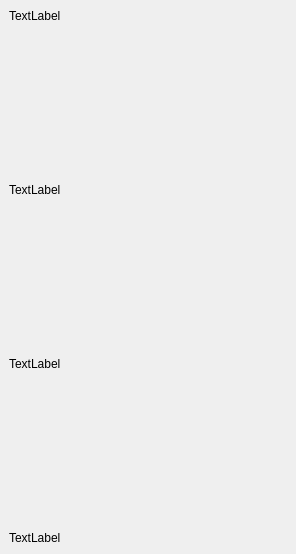
<?xml version="1.0" encoding="UTF-8"?>
<ui version="4.0">
 <class>DockWidgetPlots</class>
 <widget class="QDockWidget" name="DockWidgetPlots">
  <property name="geometry">
   <rect>
    <x>0</x>
    <y>0</y>
    <width>296</width>
    <height>554</height>
   </rect>
  </property>
  <property name="windowTitle">
   <string>Statistics</string>
  </property>
  <widget class="QWidget" name="dockWidgetContents">
   <layout class="QGridLayout" name="gridLayout">
    <item row="1" column="0">
     <widget class="QCustomPlot" name="plot1" native="true"/>
    </item>
    <item row="3" column="0">
     <widget class="QCustomPlot" name="plot2" native="true"/>
    </item>
    <item row="4" column="0">
     <widget class="QLabel" name="label3">
      <property name="sizePolicy">
       <sizepolicy hsizetype="Preferred" vsizetype="Fixed">
        <horstretch>0</horstretch>
        <verstretch>0</verstretch>
       </sizepolicy>
      </property>
      <property name="text">
       <string>TextLabel</string>
      </property>
     </widget>
    </item>
    <item row="5" column="0">
     <widget class="QCustomPlot" name="plot3" native="true"/>
    </item>
    <item row="0" column="0">
     <widget class="QLabel" name="label1">
      <property name="sizePolicy">
       <sizepolicy hsizetype="Preferred" vsizetype="Fixed">
        <horstretch>0</horstretch>
        <verstretch>0</verstretch>
       </sizepolicy>
      </property>
      <property name="text">
       <string>TextLabel</string>
      </property>
     </widget>
    </item>
    <item row="2" column="0">
     <widget class="QLabel" name="label2">
      <property name="sizePolicy">
       <sizepolicy hsizetype="Preferred" vsizetype="Fixed">
        <horstretch>0</horstretch>
        <verstretch>0</verstretch>
       </sizepolicy>
      </property>
      <property name="text">
       <string>TextLabel</string>
      </property>
     </widget>
    </item>
    <item row="6" column="0">
     <widget class="QLabel" name="label4">
      <property name="sizePolicy">
       <sizepolicy hsizetype="Preferred" vsizetype="Fixed">
        <horstretch>0</horstretch>
        <verstretch>0</verstretch>
       </sizepolicy>
      </property>
      <property name="text">
       <string>TextLabel</string>
      </property>
     </widget>
    </item>
   </layout>
  </widget>
 </widget>
 <customwidgets>
  <customwidget>
   <class>QCustomPlot</class>
   <extends>QWidget</extends>
   <header>qcustomplot.h</header>
   <container>1</container>
  </customwidget>
 </customwidgets>
 <resources/>
 <connections/>
</ui>
